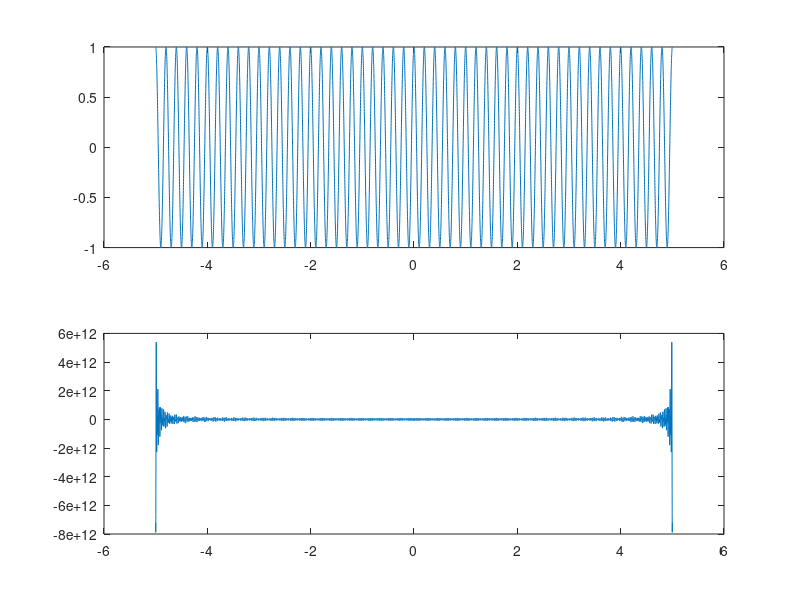
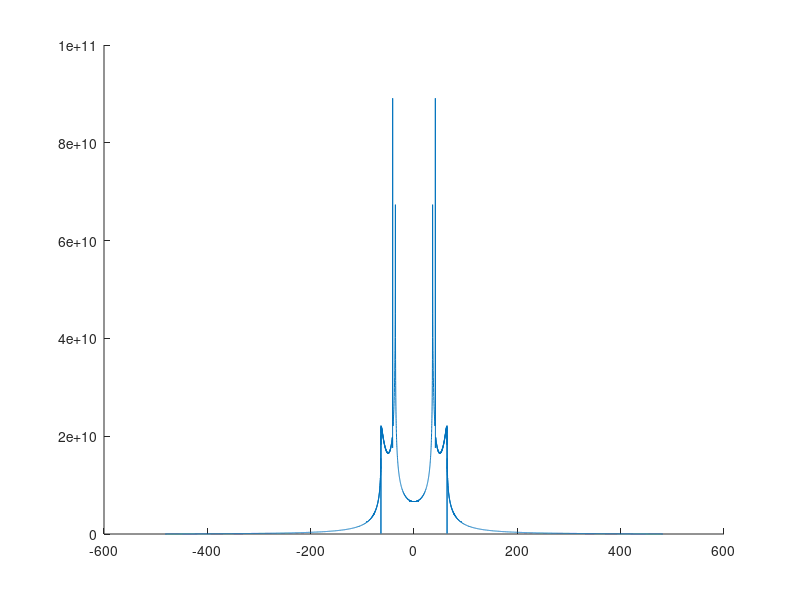

Reproduce these figures in MATLAB, in order.
clear all
close all
B=5;
f_c=91.3;
fs=10*(f_c+B);
ts=1/fs;
mod_type='FMMO';
sig_type='SINE';

t=-5:ts:5;


    m_t=cos(2*pi*B*t);



      k_f= 0.2; %% see difference in time waveform with change in  k_f
   
        m_t_int=sin(2*pi*B*t)./(2*pi*B);
    
    x_t=10*cos(2*f_c*pi*t+2*pi*k_f*m_t_int);
x_t= (x_t).^10;
B1=2*(2+B);
g_t= 2*B1*sinc(2*B1*t).*cos (2*10*f_c*pi*t);
x_t=conv(x_t, g_t, 'same');
f_lo= 1.0043e+03;
x_t=x_t.*cos(2*pi*f_lo*t);
g_t= 2*B1*sinc(2*B1*t).*cos (2*(f_lo-f_c)*pi*t);
x_t=conv(x_t, g_t, 'same');

X_f=fft(x_t)/5000;
freq_axis=linspace(-fs/2, fs/2, length(X_f));  
figure(1) %%%%write xlabel and ylabel
hold all
subplot(2,1,1), plot(t,m_t)

subplot(2,1,2), plot(t,x_t)

figure(3)  %%%%write xlabel and ylabel
hold all
plot(freq_axis,(fftshift(abs(X_f)))) %%% what is theoretical BW of USSB/LSSB/FM/PM

